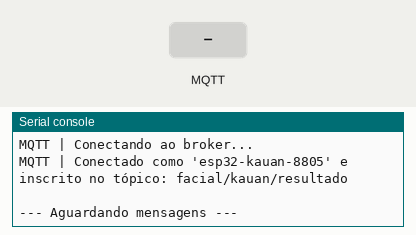
Recording of a program running on a simulated ESP32 board running MicroPython. Parts: the last lines printed to the serial console. The inputs (shaded band) are chosen by the test bench. WiFi joins after 1.5 s; random numbers come from a fixed seed; no MQTT or app messages arrive unless stated; web requests get an empty 200 reply after 0.4 s.

Above: at 3.3 s.
3.4 s: MQTT message "1" arrives on the first subscribed topic
At 5.4 s:
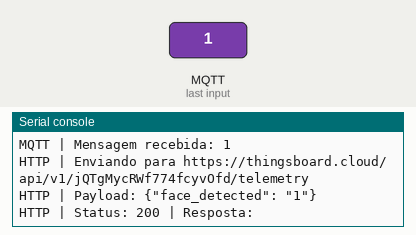
5.6 s: MQTT message "on" arrives on the first subscribed topic
At 6.81 s:
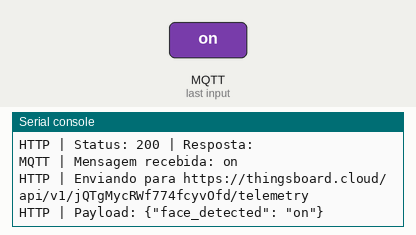
8.0 s: MQTT message "off" arrives on the first subscribed topic
At 9.22 s:
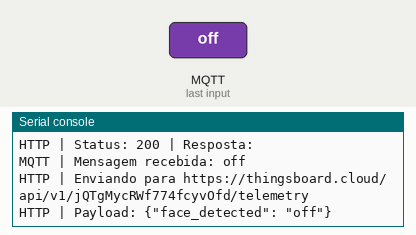

The program:

codigo_esp.py
```python
import network
import time
from umqtt_simple import MQTTClient
import urequests
import ujson
import urandom

#CONECTA NO WIFI
WIFI_SSID = 'Wokwi-GUEST'
WIFI_PASSWORD = ''


#TOKEN THINGSBOARD
ACCESS_TOKEN = "jQTgMycRWf774fcyvOfd"

# Configurações MQTT
MQTT_BROKER = "broker.hivemq.com"
MQTT_TOPICO = "facial/kauan/resultado"
MQTT_CLIENT_ID = "esp32-kauan-{}".format(urandom.getrandbits(16))

#FUNÇÃO EXECUTADA QUANDO UMA MENSAGEM MQTT CHEGA
def on_mqtt_message(topic, msg):
    try:
        #RECEBE RESULTADO
        nome_reconhecido = msg.decode('utf-8')
        print(f"MQTT | Mensagem recebida: {nome_reconhecido}")

        #ENVIO DO RESULTADO
        url = 'https://thingsboard.cloud/api/v1/{}/telemetry'.format(ACCESS_TOKEN)
        headers = {'Content-Type': 'application/json'}

        payload = {
            'face_detected': nome_reconhecido
        }

        print(f"HTTP | Enviando para {url}")
        print(f"HTTP | Payload: {ujson.dumps(payload)}")
        response = urequests.post(url, headers=headers, data=ujson.dumps(payload))

        #RESPOSTA DO SERVIDOR
        print('HTTP | Status:', response.status_code, '| Resposta:', response.text)
        response.close()

    except Exception as e:
        print(f"ERRO | Falha ao processar mensagem: {e}")

#INICIA WIFI E MQTT
wlan = network.WLAN(network.STA_IF)
wlan.active(True)
wlan.connect(WIFI_SSID, WIFI_PASSWORD)
print("WIFI | Conectando...")
while not wlan.isconnected(): time.sleep(1)
print("WIFI | Conectado!", wlan.ifconfig())

print("MQTT | Conectando ao broker...")
client = MQTTClient(MQTT_CLIENT_ID, MQTT_BROKER)
client.set_callback(on_mqtt_message)
client.connect()
client.subscribe(MQTT_TOPICO)
print(f"MQTT | Conectado como '{MQTT_CLIENT_ID}' e inscrito no tópico: {MQTT_TOPICO}")
print("\n--- Aguardando mensagens ---")

#START
while True:
    try:
        client.check_msg()
        time.sleep(1)
    except OSError as e:
        print("ERRO | Conexão MQTT perdida. Reconectando...", e)
        client.connect()
```

Measured:
- after the input at 3.4 s, the serial console: prints a new line after 0.75 s (image 1)
- after the input at 5.6 s, the serial console: prints a new line after 0.96 s (image 2)
- after the input at 8.0 s, the serial console: prints a new line after 0.96 s (image 3)
